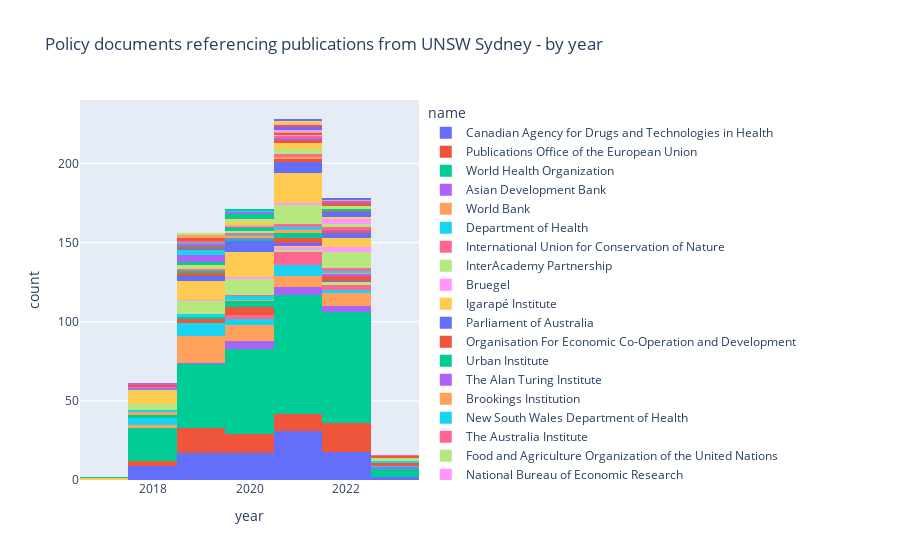

The code cell stored with this chart in its notebook:
### Markdown cell above
###  How many policy documents per year?

### Code cell
# unpack publisher_org dictionary 
temp = policy_documents.assign(**json_normalize(policy_documents['publisher_org'], errors="ignore"))

px.histogram(temp.dropna(subset=['name']), x="year", 
             color="name", 
             barmode="stack", 
             title=f"Policy documents referencing publications from {ORG} - by year")

### Figure 1 — Plotly figure (JSON) as saved in the notebook; plotly's stock layout.template omitted (floating-point values rounded to 4 significant figures; data arrays with more than 128 entries replaced by an {"elided": "..."} marker saying what was removed)
{"data": [{"alignmentgroup": "True", "bingroup": "x", "hovertemplate": "name=Canadian Agency for Drugs and Technologies in Health<br>year=%{x}<br>count=%{y}<extra></extra>", "legendgroup": "Canadian Agency for Drugs and Technologies in Health", "marker": {"color": "#636efa", "pattern": {"shape": ""}}, "name": "Canadian Agency for Drugs and Technologies in Health", "offsetgroup": "Canadian Agency for Drugs and Technologies in Health", "orientation": "v", "showlegend": true, "type": "histogram", "x": [2020, 2022, 2022, 2022, 2020, 2022, 2022, 2021, 2022, 2020, 2021, 2021, 2021, 2021, 2021, 2021, 2021, 2020, 2021, 2021, 2021, 2020, 2023, 2020, 2021, 2019, 2021, 2020, 2018, 2020, 2021, 2022, 2021, 2021, 2021, 2021, 2022, 2022, 2020, 2020, 2021, 2021, 2022, 2022, 2022, 2018, 2021, 2020, 2021, 2020, 2019, 2021, 2021, 2019, 2019, 2019, 2019, 2019, 2021, 2021, 2021, 2019, 2019, 2019, 2020, 2020, 2021, 2019, 2019, 2022, 2021, 2022, 2020, 2019, 2018, 2019, 2018, 2019, 2022, 2022, 2019, 2021, 2021, 2020, 2018, 2018, 2018, 2018, 2018, 2023, 2020, 2022, 2019, 2022], "xaxis": "x", "yaxis": "y"}, {"alignmentgroup": "True", "bingroup": "x", "hovertemplate": "name=Publications Office of the European Union<br>year=%{x}<br>count=%{y}<extra></extra>", "legendgroup": "Publications Office of the European Union", "marker": {"color": "#EF553B", "pattern": {"shape": ""}}, "name": "Publications Office of the European Union", "offsetgroup": "Publications Office of the European Union", "orientation": "v", "showlegend": true, "type": "histogram", "x": [2022, 2022, 2022, 2021, 2019, 2020, 2022, 2021, 2022, 2022, 2021, 2020, 2019, 2022, 2019, 2022, 2022, 2022, 2022, 2020, 2020, 2020, 2020, 2019, 2021, 2020, 2020, 2019, 2022, 2021, 2021, 2020, 2022, 2019, 2022, 2021, 2019, 2018, 2018, 2018, 2021, 2021, 2022, 2019, 2019, 2020, 2019, 2022, 2019, 2019, 2020, 2021, 2021, 2019, 2022, 2022, 2019, 2019, 2019, 2020], "xaxis": "x", "yaxis": "y"}, {"alignmentgroup": "True", "bingroup": "x", "hovertemplate": "name=World Health Organization<br>year=%{x}<br>count=%{y}<extra></extra>", "legendgroup": "World Health Organization", "marker": {"color": "#00cc96", "pattern": {"shape": ""}}, "name": "World Health Organization", "offsetgroup": "World Health Organization", "orientation": "v", "showlegend": true, "type": "histogram", "x": {"elided": "265 int values"}, "xaxis": "x", "yaxis": "y"}, {"alignmentgroup": "True", "bingroup": "x", "hovertemplate": "name=Asian Development Bank<br>year=%{x}<br>count=%{y}<extra></extra>", "legendgroup": "Asian Development Bank", "marker": {"color": "#ab63fa", "pattern": {"shape": ""}}, "name": "Asian Development Bank", "offsetgroup": "Asian Development Bank", "orientation": "v", "showlegend": true, "type": "histogram", "x": [2021, 2019, 2020, 2023, 2021, 2021, 2022, 2022, 2022, 2020, 2020, 2021, 2021, 2022, 2020, 2020], "xaxis": "x", "yaxis": "y"}, {"alignmentgroup": "True", "bingroup": "x", "hovertemplate": "name=World Bank<br>year=%{x}<br>count=%{y}<extra></extra>", "legendgroup": "World Bank", "marker": {"color": "#FFA15A", "pattern": {"shape": ""}}, "name": "World Bank", "offsetgroup": "World Bank", "orientation": "v", "showlegend": true, "type": "histogram", "x": [2021, 2021, 2020, 2022, 2020, 2022, 2022, 2020, 2019, 2019, 2019, 2020, 2020, 2019, 2020, 2022, 2022, 2019, 2020, 2021, 2020, 2022, 2022, 2019, 2019, 2018, 2020, 2022, 2021, 2021, 2019, 2019, 2019, 2019, 2021, 2021, 2019, 2019, 2019, 2020, 2019, 2019, 2019, 2018], "xaxis": "x", "yaxis": "y"}, {"alignmentgroup": "True", "bingroup": "x", "hovertemplate": "name=Department of Health<br>year=%{x}<br>count=%{y}<extra></extra>", "legendgroup": "Department of Health", "marker": {"color": "#19d3f3", "pattern": {"shape": ""}}, "name": "Department of Health", "offsetgroup": "Department of Health", "orientation": "v", "showlegend": true, "type": "histogram", "x": [2020, 2021, 2022, 2022, 2019, 2021, 2021, 2019, 2021, 2019, 2019, 2023, 2019, 2019, 2020, 2021, 2018, 2021, 2021, 2019, 2018, 2020, 2018, 2018, 2019, 2020], "xaxis": "x", "yaxis": "y"}, {"alignmentgroup": "True", "bingroup": "x", "hovertemplate": "name=International Union for Conservation of Nature<br>year=%{x}<br>count=%{y}<extra></extra>", "legendgroup": "International Union for Conservation of Nature", "marker": {"color": "#FF6692", "pattern": {"shape": ""}}, "name": "International Union for Conservation of Nature", "offsetgroup": "International Union for Conservation of Nature", "orientation": "v", "showlegend": true, "type": "histogram", "x": [2021, 2021, 2021, 2021, 2022, 2021, 2020, 2022, 2020, 2021, 2022, 2021, 2021], "xaxis": "x", "yaxis": "y"}, {"alignmentgroup": "True", "bingroup": "x", "hovertemplate": "name=InterAcademy Partnership<br>year=%{x}<br>count=%{y}<extra></extra>", "legendgroup": "InterAcademy Partnership", "marker": {"color": "#B6E880", "pattern": {"shape": ""}}, "name": "InterAcademy Partnership", "offsetgroup": "InterAcademy Partnership", "orientation": "v", "showlegend": true, "type": "histogram", "x": [2021, 2022, 2022], "xaxis": "x", "yaxis": "y"}, {"alignmentgroup": "True", "bingroup": "x", "hovertemplate": "name=Bruegel<br>year=%{x}<br>count=%{y}<extra></extra>", "legendgroup": "Bruegel", "marker": {"color": "#FF97FF", "pattern": {"shape": ""}}, "name": "Bruegel", "offsetgroup": "Bruegel", "orientation": "v", "showlegend": true, "type": "histogram", "x": [2021, 2021], "xaxis": "x", "yaxis": "y"}, {"alignmentgroup": "True", "bingroup": "x", "hovertemplate": "name=Igarapé Institute<br>year=%{x}<br>count=%{y}<extra></extra>", "legendgroup": "Igarapé Institute", "marker": {"color": "#FECB52", "pattern": {"shape": ""}}, "name": "Igarapé Institute", "offsetgroup": "Igarapé Institute", "orientation": "v", "showlegend": true, "type": "histogram", "x": [2021], "xaxis": "x", "yaxis": "y"}, {"alignmentgroup": "True", "bingroup": "x", "hovertemplate": "name=Parliament of Australia<br>year=%{x}<br>count=%{y}<extra></extra>", "legendgroup": "Parliament of Australia", "marker": {"color": "#636efa", "pattern": {"shape": ""}}, "name": "Parliament of Australia", "offsetgroup": "Parliament of Australia", "orientation": "v", "showlegend": true, "type": "histogram", "x": [2022, 2021, 2021], "xaxis": "x", "yaxis": "y"}, {"alignmentgroup": "True", "bingroup": "x", "hovertemplate": "name=Organisation For Economic Co-Operation and Development<br>year=%{x}<br>count=%{y}<extra></extra>", "legendgroup": "Organisation For Economic Co-Operation and Development", "marker": {"color": "#EF553B", "pattern": {"shape": ""}}, "name": "Organisation For Economic Co-Operation and Development", "offsetgroup": "Organisation For Economic Co-Operation and Development", "orientation": "v", "showlegend": true, "type": "histogram", "x": [2022, 2023, 2020, 2023, 2020, 2021, 2021, 2019, 2020, 2019, 2022, 2020, 2020, 2021, 2019, 2022], "xaxis": "x", "yaxis": "y"}, {"alignmentgroup": "True", "bingroup": "x", "hovertemplate": "name=Urban Institute<br>year=%{x}<br>count=%{y}<extra></extra>", "legendgroup": "Urban Institute", "marker": {"color": "#00cc96", "pattern": {"shape": ""}}, "name": "Urban Institute", "offsetgroup": "Urban Institute", "orientation": "v", "showlegend": true, "type": "histogram", "x": [2021, 2021, 2021, 2020, 2018, 2020, 2020, 2018, 2019, 2020], "xaxis": "x", "yaxis": "y"}, {"alignmentgroup": "True", "bingroup": "x", "hovertemplate": "name=The Alan Turing Institute<br>year=%{x}<br>count=%{y}<extra></extra>", "legendgroup": "The Alan Turing Institute", "marker": {"color": "#ab63fa", "pattern": {"shape": ""}}, "name": "The Alan Turing Institute", "offsetgroup": "The Alan Turing Institute", "orientation": "v", "showlegend": true, "type": "histogram", "x": [2022], "xaxis": "x", "yaxis": "y"}, {"alignmentgroup": "True", "bingroup": "x", "hovertemplate": "name=Brookings Institution<br>year=%{x}<br>count=%{y}<extra></extra>", "legendgroup": "Brookings Institution", "marker": {"color": "#FFA15A", "pattern": {"shape": ""}}, "name": "Brookings Institution", "offsetgroup": "Brookings Institution", "orientation": "v", "showlegend": true, "type": "histogram", "x": [2021, 2021, 2022, 2018, 2018, 2020], "xaxis": "x", "yaxis": "y"}, {"alignmentgroup": "True", "bingroup": "x", "hovertemplate": "name=New South Wales Department of Health<br>year=%{x}<br>count=%{y}<extra></extra>", "legendgroup": "New South Wales Department of Health", "marker": {"color": "#19d3f3", "pattern": {"shape": ""}}, "name": "New South Wales Department of Health", "offsetgroup": "New South Wales Department of Health", "orientation": "v", "showlegend": true, "type": "histogram", "x": [2020, 2019, 2021, 2019, 2022, 2018, 2021, 2020, 2023], "xaxis": "x", "yaxis": "y"}, {"alignmentgroup": "True", "bingroup": "x", "hovertemplate": "name=The Australia Institute<br>year=%{x}<br>count=%{y}<extra></extra>", "legendgroup": "The Australia Institute", "marker": {"color": "#FF6692", "pattern": {"shape": ""}}, "name": "The Australia Institute", "offsetgroup": "The Australia Institute", "orientation": "v", "showlegend": true, "type": "histogram", "x": [2021, 2022, 2021, 2020, 2022], "xaxis": "x", "yaxis": "y"}, {"alignmentgroup": "True", "bingroup": "x", "hovertemplate": "name=Food and Agriculture Organization of the United Nations<br>year=%{x}<br>count=%{y}<extra></extra>", "legendgroup": "Food and Agriculture Organization of the United Nations", "marker": {"color": "#B6E880", "pattern": {"shape": ""}}, "name": "Food and Agriculture Organization of the United Nations", "offsetgroup": "Food and Agriculture Organization of the United Nations", "orientation": "v", "showlegend": true, "type": "histogram", "x": [2021, 2018, 2022, 2021, 2021, 2023, 2022, 2021, 2021, 2021, 2019, 2022, 2020, 2020, 2022, 2021, 2020, 2021, 2021, 2020, 2021, 2022, 2022, 2022, 2019, 2020, 2021, 2019, 2020, 2020, 2018, 2023, 2019, 2021, 2022, 2020, 2020, 2018, 2022, 2018, 2019, 2019, 2022, 2019, 2019, 2020], "xaxis": "x", "yaxis": "y"}, {"alignmentgroup": "True", "bingroup": "x", "hovertemplate": "name=National Bureau of Economic Research<br>year=%{x}<br>count=%{y}<extra></extra>", "legendgroup": "National Bureau of Economic Research", "marker": {"color": "#FF97FF", "pattern": {"shape": ""}}, "name": "National Bureau of Economic Research", "offsetgroup": "National Bureau of Economic Research", "orientation": "v", "showlegend": true, "type": "histogram", "x": [2019, 2021, 2022, 2020, 2022, 2022], "xaxis": "x", "yaxis": "y"}, {"alignmentgroup": "True", "bingroup": "x", "hovertemplate": "name=National Institute for Health and Care Excellence<br>year=%{x}<br>count=%{y}<extra></extra>", "legendgroup": "National Institute for Health and Care Excellence", "marker": {"color": "#FECB52", "pattern": {"shape": ""}}, "name": "National Institute for Health and Care Excellence", "offsetgroup": "National Institute for Health and Care Excellence", "orientation": "v", "showlegend": true, "type": "histogram", "x": [2022, 2022, 2021, 2021, 2022, 2022, 2019, 2022, 2020, 2020, 2020, 2022, 2020, 2021, 2021, 2021, 2021, 2021, 2021, 2020, 2020, 2021, 2021, 2021, 2021, 2020, 2021, 2020, 2019, 2020, 2019, 2019, 2021, 2021, 2019, 2020, 2019, 2020, 2020, 2018, 2021, 2018, 2019, 2020, 2020, 2018, 2018, 2019, 2019, 2020, 2018, 2020, 2019, 2021, 2019, 2021, 2021, 2019, 2018], "xaxis": "x", "yaxis": "y"}, {"alignmentgroup": "True", "bingroup": "x", "hovertemplate": "name=World Meteorological Organization<br>year=%{x}<br>count=%{y}<extra></extra>", "legendgroup": "World Meteorological Organization", "marker": {"color": "#636efa", "pattern": {"shape": ""}}, "name": "World Meteorological Organization", "offsetgroup": "World Meteorological Organization", "orientation": "v", "showlegend": true, "type": "histogram", "x": [2021, 2020, 2020, 2020, 2021, 2021, 2020, 2022, 2022, 2021, 2019, 2020, 2021, 2021, 2020, 2022, 2021, 2020, 2019, 2019], "xaxis": "x", "yaxis": "y"}, {"alignmentgroup": "True", "bingroup": "x", "hovertemplate": "name=RAND Corporation<br>year=%{x}<br>count=%{y}<extra></extra>", "legendgroup": "RAND Corporation", "marker": {"color": "#EF553B", "pattern": {"shape": ""}}, "name": "RAND Corporation", "offsetgroup": "RAND Corporation", "orientation": "v", "showlegend": true, "type": "histogram", "x": [2023, 2019, 2019, 2022, 2021, 2021], "xaxis": "x", "yaxis": "y"}, {"alignmentgroup": "True", "bingroup": "x", "hovertemplate": "name=Institute of Network Cultures<br>year=%{x}<br>count=%{y}<extra></extra>", "legendgroup": "Institute of Network Cultures", "marker": {"color": "#00cc96", "pattern": {"shape": ""}}, "name": "Institute of Network Cultures", "offsetgroup": "Institute of Network Cultures", "orientation": "v", "showlegend": true, "type": "histogram", "x": [2020, 2019], "xaxis": "x", "yaxis": "y"}, {"alignmentgroup": "True", "bingroup": "x", "hovertemplate": "name=United Nations Children's Fund<br>year=%{x}<br>count=%{y}<extra></extra>", "legendgroup": "United Nations Children's Fund", "marker": {"color": "#ab63fa", "pattern": {"shape": ""}}, "name": "United Nations Children's Fund", "offsetgroup": "United Nations Children's Fund", "orientation": "v", "showlegend": true, "type": "histogram", "x": [2020, 2022], "xaxis": "x", "yaxis": "y"}, {"alignmentgroup": "True", "bingroup": "x", "hovertemplate": "name=World Economic Forum<br>year=%{x}<br>count=%{y}<extra></extra>", "legendgroup": "World Economic Forum", "marker": {"color": "#FFA15A", "pattern": {"shape": ""}}, "name": "World Economic Forum", "offsetgroup": "World Economic Forum", "orientation": "v", "showlegend": true, "type": "histogram", "x": [2021, 2020], "xaxis": "x", "yaxis": "y"}, {"alignmentgroup": "True", "bingroup": "x", "hovertemplate": "name=Institute for Health Metrics and Evaluation<br>year=%{x}<br>count=%{y}<extra></extra>", "legendgroup": "Institute for Health Metrics and Evaluation", "marker": {"color": "#19d3f3", "pattern": {"shape": ""}}, "name": "Institute for Health Metrics and Evaluation", "offsetgroup": "Institute for Health Metrics and Evaluation", "orientation": "v", "showlegend": true, "type": "histogram", "x": [2020], "xaxis": "x", "yaxis": "y"}, {"alignmentgroup": "True", "bingroup": "x", "hovertemplate": "name=National Institute for Public Health and the Environment<br>year=%{x}<br>count=%{y}<extra></extra>", "legendgroup": "National Institute for Public Health and the Environment", "marker": {"color": "#FF6692", "pattern": {"shape": ""}}, "name": "National Institute for Public Health and the Environment", "offsetgroup": "National Institute for Public Health and the Environment", "orientation": "v", "showlegend": true, "type": "histogram", "x": [2022, 2021, 2019, 2023, 2022, 2021, 2020], "xaxis": "x", "yaxis": "y"}, {"alignmentgroup": "True", "bingroup": "x", "hovertemplate": "name=Parliament of United Kingdom<br>year=%{x}<br>count=%{y}<extra></extra>", "legendgroup": "Parliament of United Kingdom", "marker": {"color": "#B6E880", "pattern": {"shape": ""}}, "name": "Parliament of United Kingdom", "offsetgroup": "Parliament of United Kingdom", "orientation": "v", "showlegend": true, "type": "histogram", "x": [2021, 2019, 2022, 2021, 2021, 2020, 2019, 2022], "xaxis": "x", "yaxis": "y"}, {"alignmentgroup": "True", "bingroup": "x", "hovertemplate": "name=Stockholm Environment Institute<br>year=%{x}<br>count=%{y}<extra></extra>", "legendgroup": "Stockholm Environment Institute", "marker": {"color": "#FF97FF", "pattern": {"shape": ""}}, "name": "Stockholm Environment Institute", "offsetgroup": "Stockholm Environment Institute", "orientation": "v", "showlegend": true, "type": "histogram", "x": [2022, 2022, 2022], "xaxis": "x", "yaxis": "y"}, {"alignmentgroup": "True", "bingroup": "x", "hovertemplate": "name=Government of the United Kingdom<br>year=%{x}<br>count=%{y}<extra></extra>", "legendgroup": "Government of the United Kingdom", "marker": {"color": "#FECB52", "pattern": {"shape": ""}}, "name": "Government of the United Kingdom", "offsetgroup": "Government of the United Kingdom", "orientation": "v", "showlegend": true, "type": "histogram", "x": [2019, 2021, 2021, 2018, 2022, 2021, 2021, 2018], "xaxis": "x", "yaxis": "y"}, {"alignmentgroup": "True", "bingroup": "x", "hovertemplate": "name=Northern Territory Health Services<br>year=%{x}<br>count=%{y}<extra></extra>", "legendgroup": "Northern Territory Health Services", "marker": {"color": "#636efa", "pattern": {"shape": ""}}, "name": "Northern Territory Health Services", "offsetgroup": "Northern Territory Health Services", "orientation": "v", "showlegend": true, "type": "histogram", "x": [2022, 2022, 2022], "xaxis": "x", "yaxis": "y"}, {"alignmentgroup": "True", "bingroup": "x", "hovertemplate": "name=Overseas Development Institute<br>year=%{x}<br>count=%{y}<extra></extra>", "legendgroup": "Overseas Development Institute", "marker": {"color": "#EF553B", "pattern": {"shape": ""}}, "name": "Overseas Development Institute", "offsetgroup": "Overseas Development Institute", "orientation": "v", "showlegend": true, "type": "histogram", "x": [2021, 2022, 2021], "xaxis": "x", "yaxis": "y"}, {"alignmentgroup": "True", "bingroup": "x", "hovertemplate": "name=Inter-American Development Bank<br>year=%{x}<br>count=%{y}<extra></extra>", "legendgroup": "Inter-American Development Bank", "marker": {"color": "#00cc96", "pattern": {"shape": ""}}, "name": "Inter-American Development Bank", "offsetgroup": "Inter-American Development Bank", "orientation": "v", "showlegend": true, "type": "histogram", "x": [2022, 2019, 2019, 2020, 2020], "xaxis": "x", "yaxis": "y"}, {"alignmentgroup": "True", "bingroup": "x", "hovertemplate": "name=Healthcare Quality Improvement Partnership<br>year=%{x}<br>count=%{y}<extra></extra>", "legendgroup": "Healthcare Quality Improvement Partnership", "marker": {"color": "#ab63fa", "pattern": {"shape": ""}}, "name": "Healthcare Quality Improvement Partnership", "offsetgroup": "Healthcare Quality Improvement Partnership", "orientation": "v", "showlegend": true, "type": "histogram", "x": [2021, 2019, 2019, 2019, 2019, 2020], "xaxis": "x", "yaxis": "y"}, {"alignmentgroup": "True", "bingroup": "x", "hovertemplate": "name=Afrobarometer<br>year=%{x}<br>count=%{y}<extra></extra>", "legendgroup": "Afrobarometer", "marker": {"color": "#FFA15A", "pattern": {"shape": ""}}, "name": "Afrobarometer", "offsetgroup": "Afrobarometer", "orientation": "v", "showlegend": true, "type": "histogram", "x": [2020], "xaxis": "x", "yaxis": "y"}, {"alignmentgroup": "True", "bingroup": "x", "hovertemplate": "name=Scottish Government<br>year=%{x}<br>count=%{y}<extra></extra>", "legendgroup": "Scottish Government", "marker": {"color": "#19d3f3", "pattern": {"shape": ""}}, "name": "Scottish Government", "offsetgroup": "Scottish Government", "orientation": "v", "showlegend": true, "type": "histogram", "x": [2019, 2019, 2019], "xaxis": "x", "yaxis": "y"}, {"alignmentgroup": "True", "bingroup": "x", "hovertemplate": "name=Department of Social Services<br>year=%{x}<br>count=%{y}<extra></extra>", "legendgroup": "Department of Social Services", "marker": {"color": "#FF6692", "pattern": {"shape": ""}}, "name": "Department of Social Services", "offsetgroup": "Department of Social Services", "orientation": "v", "showlegend": true, "type": "histogram", "x": [2021], "xaxis": "x", "yaxis": "y"}, {"alignmentgroup": "True", "bingroup": "x", "hovertemplate": "name=The Treasury<br>year=%{x}<br>count=%{y}<extra></extra>", "legendgroup": "The Treasury", "marker": {"color": "#B6E880", "pattern": {"shape": ""}}, "name": "The Treasury", "offsetgroup": "The Treasury", "orientation": "v", "showlegend": true, "type": "histogram", "x": [2022, 2022, 2020], "xaxis": "x", "yaxis": "y"}, {"alignmentgroup": "True", "bingroup": "x", "hovertemplate": "name=Royal College of Obstetricians and Gynaecologists<br>year=%{x}<br>count=%{y}<extra></extra>", "legendgroup": "Royal College of Obstetricians and Gynaecologists", "marker": {"color": "#FF97FF", "pattern": {"shape": ""}}, "name": "Royal College of Obstetricians and Gynaecologists", "offsetgroup": "Royal College of Obstetricians and Gynaecologists", "orientation": "v", "showlegend": true, "type": "histogram", "x": [2021], "xaxis": "x", "yaxis": "y"}, {"alignmentgroup": "True", "bingroup": "x", "hovertemplate": "name=International Renewable Energy Agency<br>year=%{x}<br>count=%{y}<extra></extra>", "legendgroup": "International Renewable Energy Agency", "marker": {"color": "#FECB52", "pattern": {"shape": ""}}, "name": "International Renewable Energy Agency", "offsetgroup": "International Renewable Energy Agency", "orientation": "v", "showlegend": true, "type": "histogram", "x": [2020, 2017], "xaxis": "x", "yaxis": "y"}, {"alignmentgroup": "True", "bingroup": "x", "hovertemplate": "name=Institute for Justice and Reconciliation<br>year=%{x}<br>count=%{y}<extra></extra>", "legendgroup": "Institute for Justice and Reconciliation", "marker": {"color": "#636efa", "pattern": {"shape": ""}}, "name": "Institute for Justice and Reconciliation", "offsetgroup": "Institute for Justice and Reconciliation", "orientation": "v", "showlegend": true, "type": "histogram", "x": [2019], "xaxis": "x", "yaxis": "y"}, {"alignmentgroup": "True", "bingroup": "x", "hovertemplate": "name=United States Preventive Services Task Force<br>year=%{x}<br>count=%{y}<extra></extra>", "legendgroup": "United States Preventive Services Task Force", "marker": {"color": "#EF553B", "pattern": {"shape": ""}}, "name": "United States Preventive Services Task Force", "offsetgroup": "United States Preventive Services Task Force", "orientation": "v", "showlegend": true, "type": "histogram", "x": [2019, 2021], "xaxis": "x", "yaxis": "y"}, {"alignmentgroup": "True", "bingroup": "x", "hovertemplate": "name=United Nations Economic and Social Commission for Western Asia<br>year=%{x}<br>count=%{y}<extra></extra>", "legendgroup": "United Nations Economic and Social Commission for Western Asia", "marker": {"color": "#00cc96", "pattern": {"shape": ""}}, "name": "United Nations Economic and Social Commission for Western Asia", "offsetgroup": "United Nations Economic and Social Commission for Western Asia", "orientation": "v", "showlegend": true, "type": "histogram", "x": [2019], "xaxis": "x", "yaxis": "y"}, {"alignmentgroup": "True", "bingroup": "x", "hovertemplate": "name=United Nations Development Programme<br>year=%{x}<br>count=%{y}<extra></extra>", "legendgroup": "United Nations Development Programme", "marker": {"color": "#ab63fa", "pattern": {"shape": ""}}, "name": "United Nations Development Programme", "offsetgroup": "United Nations Development Programme", "orientation": "v", "showlegend": true, "type": "histogram", "x": [2019], "xaxis": "x", "yaxis": "y"}, {"alignmentgroup": "True", "bingroup": "x", "hovertemplate": "name=International Transport Forum<br>year=%{x}<br>count=%{y}<extra></extra>", "legendgroup": "International Transport Forum", "marker": {"color": "#FFA15A", "pattern": {"shape": ""}}, "name": "International Transport Forum", "offsetgroup": "International Transport Forum", "orientation": "v", "showlegend": true, "type": "histogram", "x": [2021], "xaxis": "x", "yaxis": "y"}, {"alignmentgroup": "True", "bingroup": "x", "hovertemplate": "name=World Intellectual Property Organization<br>year=%{x}<br>count=%{y}<extra></extra>", "legendgroup": "World Intellectual Property Organization", "marker": {"color": "#19d3f3", "pattern": {"shape": ""}}, "name": "World Intellectual Property Organization", "offsetgroup": "World Intellectual Property Organization", "orientation": "v", "showlegend": true, "type": "histogram", "x": [2019], "xaxis": "x", "yaxis": "y"}, {"alignmentgroup": "True", "bingroup": "x", "hovertemplate": "name=United Nations Economic Commission for Latin America and the Caribbean<br>year=%{x}<br>count=%{y}<extra></extra>", "legendgroup": "United Nations Economic Commission for Latin America and the Caribbean", "marker": {"color": "#FF6692", "pattern": {"shape": ""}}, "name": "United Nations Economic Commission for Latin America and the Caribbean", "offsetgroup": "United Nations Economic Commission for Latin America and the Caribbean", "orientation": "v", "showlegend": true, "type": "histogram", "x": [2019], "xaxis": "x", "yaxis": "y"}, {"alignmentgroup": "True", "bingroup": "x", "hovertemplate": "name=Natural Resources Defense Council<br>year=%{x}<br>count=%{y}<extra></extra>", "legendgroup": "Natural Resources Defense Council", "marker": {"color": "#B6E880", "pattern": {"shape": ""}}, "name": "Natural Resources Defense Council", "offsetgroup": "Natural Resources Defense Council", "orientation": "v", "showlegend": true, "type": "histogram", "x": [2020, 2018], "xaxis": "x", "yaxis": "y"}, {"alignmentgroup": "True", "bingroup": "x", "hovertemplate": "name=Heritage Foundation<br>year=%{x}<br>count=%{y}<extra></extra>", "legendgroup": "Heritage Foundation", "marker": {"color": "#FF97FF", "pattern": {"shape": ""}}, "name": "Heritage Foundation", "offsetgroup": "Heritage Foundation", "orientation": "v", "showlegend": true, "type": "histogram", "x": [2021], "xaxis": "x", "yaxis": "y"}, {"alignmentgroup": "True", "bingroup": "x", "hovertemplate": "name=Centers for Medicare and Medicaid Services<br>year=%{x}<br>count=%{y}<extra></extra>", "legendgroup": "Centers for Medicare and Medicaid Services", "marker": {"color": "#FECB52", "pattern": {"shape": ""}}, "name": "Centers for Medicare and Medicaid Services", "offsetgroup": "Centers for Medicare and Medicaid Services", "orientation": "v", "showlegend": true, "type": "histogram", "x": [2020], "xaxis": "x", "yaxis": "y"}, {"alignmentgroup": "True", "bingroup": "x", "hovertemplate": "name=International Labour Organization<br>year=%{x}<br>count=%{y}<extra></extra>", "legendgroup": "International Labour Organization", "marker": {"color": "#636efa", "pattern": {"shape": ""}}, "name": "International Labour Organization", "offsetgroup": "International Labour Organization", "orientation": "v", "showlegend": true, "type": "histogram", "x": [2021, 2021], "xaxis": "x", "yaxis": "y"}, {"alignmentgroup": "True", "bingroup": "x", "hovertemplate": "name=Centers for Disease Control and Prevention<br>year=%{x}<br>count=%{y}<extra></extra>", "legendgroup": "Centers for Disease Control and Prevention", "marker": {"color": "#EF553B", "pattern": {"shape": ""}}, "name": "Centers for Disease Control and Prevention", "offsetgroup": "Centers for Disease Control and Prevention", "orientation": "v", "showlegend": true, "type": "histogram", "x": [2021, 2019, 2022, 2022, 2019], "xaxis": "x", "yaxis": "y"}, {"alignmentgroup": "True", "bingroup": "x", "hovertemplate": "name=National Academies Press<br>year=%{x}<br>count=%{y}<extra></extra>", "legendgroup": "National Academies Press", "marker": {"color": "#00cc96", "pattern": {"shape": ""}}, "name": "National Academies Press", "offsetgroup": "National Academies Press", "orientation": "v", "showlegend": true, "type": "histogram", "x": [2020, 2020, 2020], "xaxis": "x", "yaxis": "y"}, {"alignmentgroup": "True", "bingroup": "x", "hovertemplate": "name=Public Health Agency of Canada<br>year=%{x}<br>count=%{y}<extra></extra>", "legendgroup": "Public Health Agency of Canada", "marker": {"color": "#ab63fa", "pattern": {"shape": ""}}, "name": "Public Health Agency of Canada", "offsetgroup": "Public Health Agency of Canada", "orientation": "v", "showlegend": true, "type": "histogram", "x": [2022, 2018, 2020], "xaxis": "x", "yaxis": "y"}, {"alignmentgroup": "True", "bingroup": "x", "hovertemplate": "name=Government of Netherlands<br>year=%{x}<br>count=%{y}<extra></extra>", "legendgroup": "Government of Netherlands", "marker": {"color": "#FFA15A", "pattern": {"shape": ""}}, "name": "Government of Netherlands", "offsetgroup": "Government of Netherlands", "orientation": "v", "showlegend": true, "type": "histogram", "x": [2019, 2019, 2022], "xaxis": "x", "yaxis": "y"}, {"alignmentgroup": "True", "bingroup": "x", "hovertemplate": "name=United States Institute of Peace<br>year=%{x}<br>count=%{y}<extra></extra>", "legendgroup": "United States Institute of Peace", "marker": {"color": "#19d3f3", "pattern": {"shape": ""}}, "name": "United States Institute of Peace", "offsetgroup": "United States Institute of Peace", "orientation": "v", "showlegend": true, "type": "histogram", "x": [2020], "xaxis": "x", "yaxis": "y"}, {"alignmentgroup": "True", "bingroup": "x", "hovertemplate": "name=International Fund for Agricultural Development<br>year=%{x}<br>count=%{y}<extra></extra>", "legendgroup": "International Fund for Agricultural Development", "marker": {"color": "#FF6692", "pattern": {"shape": ""}}, "name": "International Fund for Agricultural Development", "offsetgroup": "International Fund for Agricultural Development", "orientation": "v", "showlegend": true, "type": "histogram", "x": [2018], "xaxis": "x", "yaxis": "y"}, {"alignmentgroup": "True", "bingroup": "x", "hovertemplate": "name=African Development Bank Group<br>year=%{x}<br>count=%{y}<extra></extra>", "legendgroup": "African Development Bank Group", "marker": {"color": "#B6E880", "pattern": {"shape": ""}}, "name": "African Development Bank Group", "offsetgroup": "African Development Bank Group", "orientation": "v", "showlegend": true, "type": "histogram", "x": [2019], "xaxis": "x", "yaxis": "y"}, {"alignmentgroup": "True", "bingroup": "x", "hovertemplate": "name=Earthjustice<br>year=%{x}<br>count=%{y}<extra></extra>", "legendgroup": "Earthjustice", "marker": {"color": "#FF97FF", "pattern": {"shape": ""}}, "name": "Earthjustice", "offsetgroup": "Earthjustice", "orientation": "v", "showlegend": true, "type": "histogram", "x": [2021], "xaxis": "x", "yaxis": "y"}, {"alignmentgroup": "True", "bingroup": "x", "hovertemplate": "name=International Organization for Migration<br>year=%{x}<br>count=%{y}<extra></extra>", "legendgroup": "International Organization for Migration", "marker": {"color": "#FECB52", "pattern": {"shape": ""}}, "name": "International Organization for Migration", "offsetgroup": "International Organization for Migration", "orientation": "v", "showlegend": true, "type": "histogram", "x": [2021, 2021], "xaxis": "x", "yaxis": "y"}, {"alignmentgroup": "True", "bingroup": "x", "hovertemplate": "name=Public Health Agency of Sweden<br>year=%{x}<br>count=%{y}<extra></extra>", "legendgroup": "Public Health Agency of Sweden", "marker": {"color": "#636efa", "pattern": {"shape": ""}}, "name": "Public Health Agency of Sweden", "offsetgroup": "Public Health Agency of Sweden", "orientation": "v", "showlegend": true, "type": "histogram", "x": [2022, 2021], "xaxis": "x", "yaxis": "y"}, {"alignmentgroup": "True", "bingroup": "x", "hovertemplate": "name=National Academy of Medicine<br>year=%{x}<br>count=%{y}<extra></extra>", "legendgroup": "National Academy of Medicine", "marker": {"color": "#EF553B", "pattern": {"shape": ""}}, "name": "National Academy of Medicine", "offsetgroup": "National Academy of Medicine", "orientation": "v", "showlegend": true, "type": "histogram", "x": [2018], "xaxis": "x", "yaxis": "y"}, {"alignmentgroup": "True", "bingroup": "x", "hovertemplate": "name=United Nations Economic and Social Commission for Asia and the Pacific<br>year=%{x}<br>count=%{y}<extra></extra>", "legendgroup": "United Nations Economic and Social Commission for Asia and the Pacific", "marker": {"color": "#00cc96", "pattern": {"shape": ""}}, "name": "United Nations Economic and Social Commission for Asia and the Pacific", "offsetgroup": "United Nations Economic and Social Commission for Asia and the Pacific", "orientation": "v", "showlegend": true, "type": "histogram", "x": [2020, 2017], "xaxis": "x", "yaxis": "y"}, {"alignmentgroup": "True", "bingroup": "x", "hovertemplate": "name=United States Congress<br>year=%{x}<br>count=%{y}<extra></extra>", "legendgroup": "United States Congress", "marker": {"color": "#ab63fa", "pattern": {"shape": ""}}, "name": "United States Congress", "offsetgroup": "United States Congress", "orientation": "v", "showlegend": true, "type": "histogram", "x": [2018], "xaxis": "x", "yaxis": "y"}], "layout": {"autosize": true, "barmode": "stack", "legend": {"title": {"text": "name"}, "tracegroupgap": 0}, "title": {"text": "Policy documents referencing publications from UNSW Sydney - by year"}, "xaxis": {"anchor": "y", "autorange": true, "domain": [0, 1], "range": [2016.0, 2024.0], "title": {"text": "year"}, "type": "linear"}, "yaxis": {"anchor": "x", "autorange": true, "domain": [0, 1], "range": [0, 240], "title": {"text": "count"}}}}
